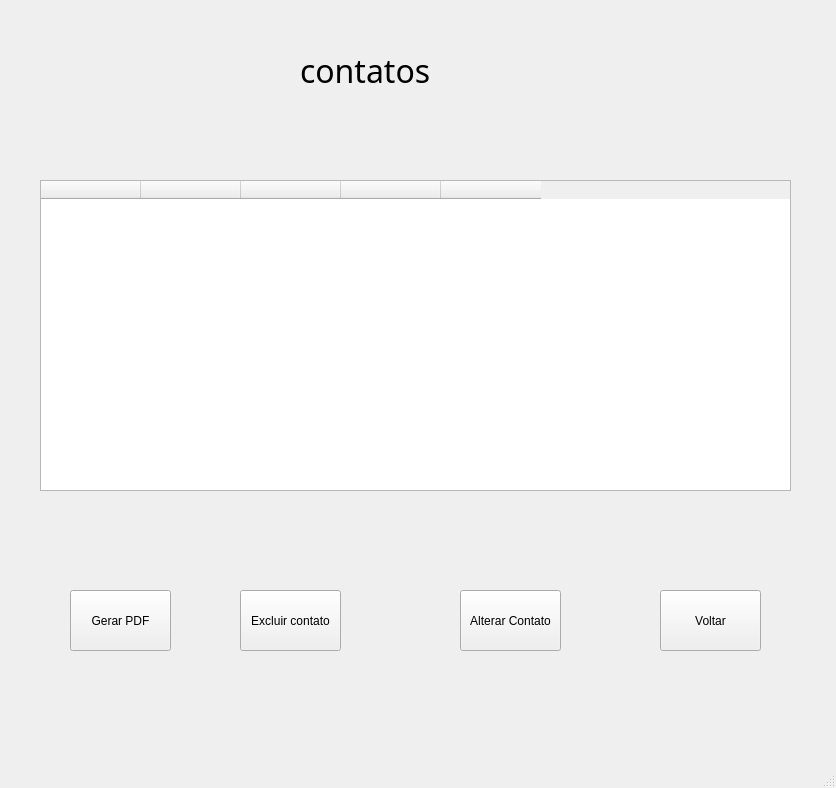
<?xml version="1.0" encoding="UTF-8"?>
<ui version="4.0">
 <class>MainWindow</class>
 <widget class="QMainWindow" name="MainWindow">
  <property name="geometry">
   <rect>
    <x>0</x>
    <y>0</y>
    <width>836</width>
    <height>788</height>
   </rect>
  </property>
  <property name="windowTitle">
   <string>MainWindow</string>
  </property>
  <widget class="QWidget" name="centralwidget">
   <widget class="QLabel" name="label">
    <property name="geometry">
     <rect>
      <x>300</x>
      <y>30</y>
      <width>171</width>
      <height>81</height>
     </rect>
    </property>
    <property name="font">
     <font>
      <family>Segoe Print</family>
      <pointsize>24</pointsize>
     </font>
    </property>
    <property name="text">
     <string>contatos</string>
    </property>
   </widget>
   <widget class="QTableWidget" name="tabelaCtt">
    <property name="geometry">
     <rect>
      <x>40</x>
      <y>180</y>
      <width>751</width>
      <height>311</height>
     </rect>
    </property>
    <column>
     <property name="text">
      <string/>
     </property>
    </column>
    <column>
     <property name="text">
      <string> </string>
     </property>
    </column>
    <column>
     <property name="text">
      <string> </string>
     </property>
    </column>
    <column>
     <property name="text">
      <string> </string>
     </property>
    </column>
    <column>
     <property name="text">
      <string> </string>
     </property>
    </column>
   </widget>
   <widget class="QPushButton" name="btnGerarPdf">
    <property name="geometry">
     <rect>
      <x>70</x>
      <y>590</y>
      <width>101</width>
      <height>61</height>
     </rect>
    </property>
    <property name="text">
     <string>Gerar PDF</string>
    </property>
   </widget>
   <widget class="QPushButton" name="pushButton_2">
    <property name="geometry">
     <rect>
      <x>460</x>
      <y>590</y>
      <width>101</width>
      <height>61</height>
     </rect>
    </property>
    <property name="text">
     <string>Alterar Contato</string>
    </property>
   </widget>
   <widget class="QPushButton" name="btnExcluirCtt">
    <property name="geometry">
     <rect>
      <x>240</x>
      <y>590</y>
      <width>101</width>
      <height>61</height>
     </rect>
    </property>
    <property name="text">
     <string>Excluir contato</string>
    </property>
   </widget>
   <widget class="QPushButton" name="btnVoltar">
    <property name="geometry">
     <rect>
      <x>660</x>
      <y>590</y>
      <width>101</width>
      <height>61</height>
     </rect>
    </property>
    <property name="text">
     <string>Voltar</string>
    </property>
   </widget>
  </widget>
  <widget class="QMenuBar" name="menubar">
   <property name="geometry">
    <rect>
     <x>0</x>
     <y>0</y>
     <width>836</width>
     <height>21</height>
    </rect>
   </property>
  </widget>
  <widget class="QStatusBar" name="statusbar"/>
 </widget>
 <resources/>
 <connections/>
</ui>
